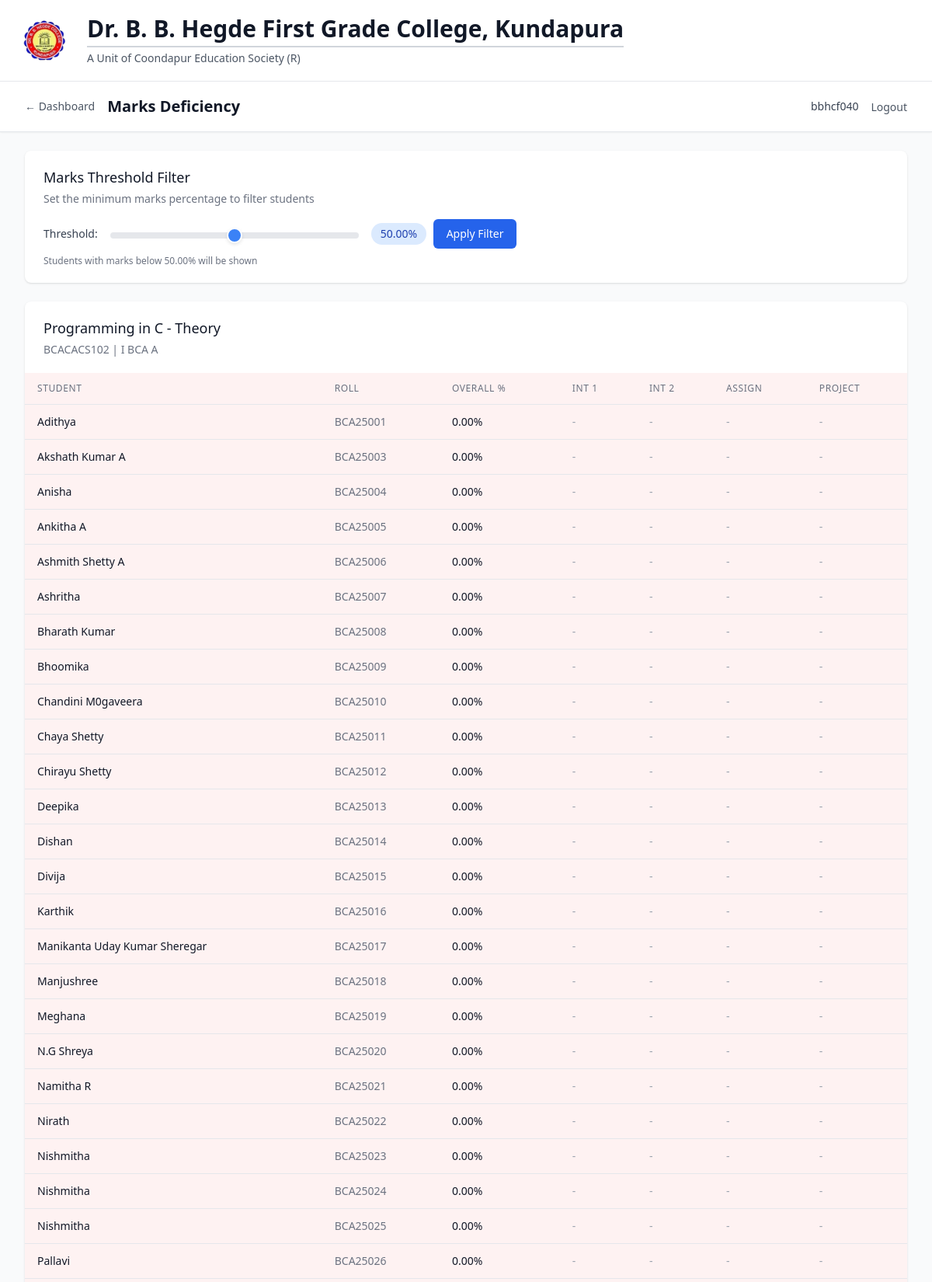
The page /lecturer/reports/marks-deficiency (signed in, upper part) on the database its author committed.
### models/academic.py (models this page shows, shortened)
class Subject(db.Model):
    __tablename__ = 'subject'
    id = db.Column(db.Integer, primary_key=True)
    name = db.Column(db.String(100), nullable=False)
    code = db.Column(db.String(20), nullable=False, index=True)
    course_id = db.Column(db.Integer, db.ForeignKey('course.id'), nullable=False)
    semester = db.Column(db.Integer, nullable=False)
    year = db.Column(db.Integer, nullable=False)
    credits = db.Column(db.Integer, default=3)
    description = db.Column(db.Text, nullable=True)
    created_at = db.Column(db.DateTime, default=datetime.utcnow)
    is_active = db.Column(db.Boolean, default=True)
    assignments = db.relationship('SubjectAssignment', backref='subject', lazy='dynamic')
    enrollments = db.relationship('StudentEnrollment', backref='subject', lazy='dynamic')
    attendance_records = db.relationship('AttendanceRecord', backref='subject', lazy='dynamic')
    monthly_summaries = db.relationship('MonthlyAttendanceSummary', backref='subject', lazy='dynamic')
    student_marks = db.relationship('StudentMarks', backref='subject', lazy='dynamic')
    __table_args__ = (db.UniqueConstraint('code', 'course_id', name='unique_subject_code_per_course'),)
    def get_enrolled_students(self):
        return [enrollment.student for enrollment in self.enrollments.filter_by(is_active=True)]

class Course(db.Model):
    __tablename__ = 'course'
    id = db.Column(db.Integer, primary_key=True)
    name = db.Column(db.String(100), nullable=False)
    code = db.Column(db.String(20), unique=True, nullable=False, index=True)
    description = db.Column(db.Text, nullable=True)
    duration_years = db.Column(db.Integer, default=3, nullable=False)
    total_semesters = db.Column(db.Integer, default=6, nullable=False)
    created_at = db.Column(db.DateTime, default=datetime.utcnow)
    is_active = db.Column(db.Boolean, default=True)
    students = db.relationship('Student', backref='course', lazy='dynamic')
    subjects = db.relationship('Subject', backref='course', lazy='dynamic')

### models/student.py (models this page shows, shortened)
class Student(db.Model):
    __tablename__ = 'student'
    id = db.Column(db.Integer, primary_key=True)
    roll_number = db.Column(db.String(20), unique=True, nullable=False, index=True)
    name = db.Column(db.String(100), nullable=False)
    course_id = db.Column(db.Integer, db.ForeignKey('course.id'), nullable=False)
    academic_year = db.Column(db.Integer, nullable=False)
    current_semester = db.Column(db.Integer, default=1)
    email = db.Column(db.String(120), unique=True, nullable=True)
    phone = db.Column(db.String(15), nullable=True)
    address = db.Column(db.Text, nullable=True)
    date_of_birth = db.Column(db.Date, nullable=True)
    admission_date = db.Column(db.Date, default=datetime.utcnow().date())
    created_at = db.Column(db.DateTime, default=datetime.utcnow)
    is_active = db.Column(db.Boolean, default=True)
    enrollments = db.relationship('StudentEnrollment', backref='student', lazy='dynamic')
    attendance_records = db.relationship('AttendanceRecord', backref='student', lazy='dynamic')
    marks = db.relationship('StudentMarks', backref='student', lazy='dynamic')
    def get_subject_marks_summary(self, subject_id):
        marks = self.marks.filter_by(subject_id=subject_id).all()
        summary = {
            'internal1': {'obtained': 0, 'max': 0},
            'internal2': {'obtained': 0, 'max': 0},
            'assignment': {'obtained': 0, 'max': 0},
            'project': {'obtained': 0, 'max': 0}
        }
        for mark in marks:
            if mark.assessment_type in summary:
                summary[mark.assessment_type]['obtained'] = mark.marks_obtained
                summary[mark.assessment_type]['max'] = mark.max_marks
        return summary

### routes/auth.py (the view)
        def decorated_function(*args, **kwargs):
            if not SessionManager.is_authenticated(session):
                flash('Please log in to access this page', 'error')
                return redirect(url_for('auth.index'))
            if user_type:
                if user_type == 'management' and not SessionManager.is_management(session):
                    flash('Access denied. Management login required.', 'error')
                    return redirect(url_for('auth.management_login'))
                elif user_type == 'lecturer' and not SessionManager.is_lecturer(session):
                    flash('Access denied. Lecturer login required.', 'error')
                    return redirect(url_for('auth.lecturer_login'))
            return f(*args, **kwargs)

### app.py (called while the page is built)
def create_app():
    app = Flask(__name__)
    app.config.from_object(Config)
    db.init_app(app)
    csrf = CSRFProtect(app)
    @app.context_processor
    def inject_csrf_token():
        from flask_wtf.csrf import generate_csrf
        return dict(csrf_token=generate_csrf)
    from routes.auth import auth_bp
    from routes.management import management_bp
    from routes.lecturer import lecturer_bp
    app.register_blueprint(auth_bp)
    app.register_blueprint(management_bp, url_prefix='/management')
    app.register_blueprint(lecturer_bp, url_prefix='/lecturer')
    init_db(app)
    return app

### models/marks.py (called while the page is built)
    @staticmethod
    def get_student_subject_marks(student_id, subject_id):
        return StudentMarks.query.filter_by(
            student_id=student_id,
            subject_id=subject_id
        ).all()

    @staticmethod
    def get_student_overall_percentage(student_id, subject_id):
        marks = StudentMarks.get_student_subject_marks(student_id, subject_id)
        if not marks:
            return 0.0
        total_obtained = sum(mark.marks_obtained for mark in marks)
        total_max = sum(mark.max_marks for mark in marks)
        if total_max == 0:
            return 0.0
        return round((total_obtained / total_max) * 100, 2)

### models/user.py (called while the page is built)
    def get_assigned_subjects(self):
        from datetime import datetime
        current_year = datetime.now().year
        active_assignments_current_year = (
            self.subject_assignments
                .filter_by(academic_year=current_year, is_active=True)
                .all()
        )
        return [assignment.subject for assignment in active_assignments_current_year]

### routes/auth.py (called while the page is built)
@auth_bp.app_context_processor
def inject_user():
    session_info = SessionManager.get_session_info(session)
    if session_info and session_info.get('user_type') == 'lecturer':
        try:
            from services.auth_service import AuthService
            user_obj, _ = AuthService.get_user_info('lecturer', session_info.get('user_id'))
            if user_obj and getattr(user_obj, 'name', None):
                session_info['name'] = user_obj.name
        except Exception:
            pass
    return {
        'current_user': session_info,
        'is_authenticated': SessionManager.is_authenticated(session),
        'is_management': SessionManager.is_management(session),
        'is_lecturer': SessionManager.is_lecturer(session)
    }

### services/auth_service.py (called while the page is built)
    @staticmethod
    def is_management(session):
        return session.get('user_type') == 'management'

### templates/lecturer/marks_deficiency.html (shortened to what this page needs)
{% extends "base.html" %}
{% block content %}
<div class="min-h-screen bg-gray-50">
    <nav class="bg-white shadow-sm border-b border-gray-200">
        <div class="max-w-7xl mx-auto px-4 sm:px-6 lg:px-8">
            <div class="flex justify-between items-center h-16">
                <div class="flex items-center space-x-2 sm:space-x-4 min-w-0 flex-1">
                    <a href="{{ url_for('lecturer.dashboard') }}" class="text-sm text-gray-600 hover:text-black flex-shrink-0">← Dashboard</a>
                    <h1 class="text-sm sm:text-xl font-semibold text-gray-900 truncate">Marks Deficiency</h1>
                </div>
                <div class="hidden md:flex items-center space-x-4">
                    <span class="text-sm text-gray-700">{{ current_user.username }}</span>
                    <form method="POST" action="{{ url_for('auth.logout') }}" class="inline">
                        <button type="submit" class="text-sm text-gray-600 hover:text-black">Logout</button>
                    </form>
                </div>
            </div>
        </div>
    </nav>
    <div class="max-w-7xl mx-auto py-4 sm:py-6 px-4 sm:px-6 lg:px-8">
        <div class="bg-white shadow rounded-lg mb-6">
            <div class="px-4 py-4 sm:py-5 sm:px-6">
                <h3 class="text-base sm:text-lg leading-6 font-medium text-gray-900">Marks Threshold Filter</h3>
                <p class="mt-1 text-sm text-gray-500">Set the minimum marks percentage to filter students</p>
                <div class="mt-4">
                    <div class="flex items-center space-x-4">
                        <label for="threshold-slider" class="text-sm font-medium text-gray-700">Threshold:</label>
                        <div class="flex-1 max-w-xs">
                            <input type="range"
                                   id="threshold-slider"
                                   name="threshold"
                                   min="0"
                                   max="100"
                                   value="{{ threshold }}"
                                   class="w-full h-2 bg-gray-200 rounded-lg appearance-none cursor-pointer slider"
                                   oninput="updateThreshold(this.value)">
                        </div>
                        <div class="w-16">
                            <span id="threshold-value" class="inline-flex items-center px-3 py-1 rounded-full text-sm font-medium bg-blue-100 text-blue-800">
                                {{ "%.2f"|format(threshold) }}%
                            </span>
                        </div>
                        <button onclick="applyFilter()"
                                class="inline-flex items-center px-4 py-2 border border-transparent text-sm font-medium rounded-md text-white bg-blue-600 hover:bg-blue-700 focus:outline-none focus:ring-2 focus:ring-offset-2 focus:ring-blue-500">
                            Apply Filter
                        </button>
                    </div>
                    <div class="mt-2 text-xs text-gray-500">
                        Students with marks below <span id="threshold-text">{{ "%.2f"|format(threshold) }}%</span> will be shown
                    </div>
                </div>
            </div>
        </div>
        {% if deficiency_data %}
        <div class="space-y-4 sm:space-y-6">
            {% for data in deficiency_data %}
            <div class="bg-white shadow rounded-lg">
                <div class="px-4 py-4 sm:py-5 sm:px-6">
                    <h3 class="text-base sm:text-lg leading-6 font-medium text-gray-900 truncate">{{ data.subject.name }}</h3>
                    <p class="mt-1 text-xs sm:text-sm text-gray-500">{{ data.subject.code }} | {{ data.subject.course.name if data.subject.course else 'N/A' }}</p>
                </div>
                <div class="hidden lg:block overflow-x-auto">
                    <table class="min-w-full divide-y divide-gray-200">
                        <thead class="bg-red-50">
                            <tr>
                                <th class="px-4 py-3 text-left text-xs font-medium text-gray-500 uppercase tracking-wider">Student</th>
                                <th class="px-4 py-3 text-left text-xs font-medium text-gray-500 uppercase tracking-wider">Roll</th>
                                <th class="px-4 py-3 text-left text-xs font-medium text-gray-500 uppercase tracking-wider">Overall %</th>
                                <th class="px-4 py-3 text-left text-xs font-medium text-gray-500 uppercase tracking-wider">Int 1</th>
                                <th class="px-4 py-3 text-left text-xs font-medium text-gray-500 uppercase tracking-wider">Int 2</th>
                                <th class="px-4 py-3 text-left text-xs font-medium text-gray-500 uppercase tracking-wider">Assign</th>
                                <th class="px-4 py-3 text-left text-xs font-medium text-gray-500 uppercase tracking-wider">Project</th>
                            </tr>
                        </thead>
                        <tbody class="bg-white divide-y divide-gray-200">
                            {% for student_data in data.deficient_students %}
                            {% set marks_summary = student_data.marks_summary %}
                            <tr class="bg-red-50 hover:bg-red-100">
                                <td class="px-4 py-3 whitespace-nowrap text-sm font-medium text-gray-900">{{ student_data.student.name }}</td>
                                <td class="px-4 py-3 whitespace-nowrap text-sm text-gray-500">{{ student_data.student.roll_number }}</td>
                                <td class="px-4 py-3 whitespace-nowrap text-sm text-gray-900 font-medium">{{ "%.2f"|format(student_data.overall_percentage) }}%</td>
                                <td class="px-4 py-3 whitespace-nowrap text-sm text-gray-900">
                                    {% if marks_summary.internal1.obtained > 0 %}
                                    {{ marks_summary.internal1.obtained }}/{{ marks_summary.internal1.max }}
                                    {% else %}
                                    <span class="text-gray-400">-</span>
                                    {% endif %}
                                </td>
                                <td class="px-4 py-3 whitespace-nowrap text-sm text-gray-900">
                                    {% if marks_summary.internal2.obtained > 0 %}
                                    {{ marks_summary.internal2.obtained }}/{{ marks_summary.internal2.max }}
                                    {% else %}
                                    <span class="text-gray-400">-</span>
                                    {% endif %}
                                </td>
                                <td class="px-4 py-3 whitespace-nowrap text-sm text-gray-900">
                                    {% if marks_summary.assignment.obtained > 0 %}
                                    {{ marks_summary.assignment.obtained }}/{{ marks_summary.assignment.max }}
                                    {% else %}
                                    <span class="text-gray-400">-</span>
                                    {% endif %}
                                </td>
                                <td class="px-4 py-3 whitespace-nowrap text-sm text-gray-900">
                                    {% if marks_summary.project.obtained > 0 %}
                                    {{ marks_summary.project.obtained }}/{{ marks_summary.project.max }}
                                    {% else %}
                                    <span class="text-gray-400">-</span>
                                    {% endif %}
                                </td>
                            </tr>
                            {% endfor %}
                        </tbody>
                    </table>
                </div>
            </div>
            {% endfor %}
        </div>
        {% endif %}
    </div>
</div>
{% endblock %}

### templates/lecturer/marks_deficiency.html (style rules this page uses)
.slider { -webkit-appearance: none; appearance: none; background: #e5e7eb; outline: none; border-radius: 8px; }

### rows shown on the page
Subject: subject.name "Programming in C - Theory", subject.code "BCACACS102"
Course: subject.course "I BCA A"
Student: student.name "Adithya", student.roll_number "BCA25001"
Student: student.name "Akshath Kumar A", student.roll_number "BCA25003"
Student: student.name "Anisha", student.roll_number "BCA25004"
Student: student.name "Ankitha A", student.roll_number "BCA25005"
Student: student.name "Ashmith Shetty A", student.roll_number "BCA25006"
Student: student.name "Ashritha", student.roll_number "BCA25007"
Student: student.name "Bharath Kumar", student.roll_number "BCA25008"
Student: student.name "Bhoomika", student.roll_number "BCA25009"
Student: student.name "Chandini M0gaveera", student.roll_number "BCA25010"
Student: student.name "Chaya Shetty", student.roll_number "BCA25011"
Student: student.name "Chirayu Shetty", student.roll_number "BCA25012"
Student: student.name "Deepika", student.roll_number "BCA25013"
Student: student.name "Dishan", student.roll_number "BCA25014"
Student: student.name "Divija", student.roll_number "BCA25015"
Student: student.name "Karthik", student.roll_number "BCA25016"
Student: student.name "Manikanta Uday Kumar Sheregar", student.roll_number "BCA25017"
Student: student.name "Manjushree", student.roll_number "BCA25018"
Student: student.name "Meghana", student.roll_number "BCA25019"
Student: student.name "N.G Shreya", student.roll_number "BCA25020"
Student: student.name "Namitha R", student.roll_number "BCA25021"
Student: student.name "Nirath", student.roll_number "BCA25022"
Student: student.name "Nishmitha", student.roll_number "BCA25023"
Student: student.name "Nishmitha", student.roll_number "BCA25024"
Student: student.name "Nishmitha", student.roll_number "BCA25025"
Student: student.name "Pallavi", student.roll_number "BCA25026"

### other values the page prints
{{ current_user.username }} "bbhcf040"
{{ "%.2f"|format(threshold) }} "50.00"
{{ "%.2f"|format(student_data.overall_percentage) }} "0.00" "0.00" "0.00" "0.00" "0.00" "0.00" "0.00" "0.00" "0.00" "0.00" "0.00" "0.00" "0.00" "0.00" "0.00" "0.00" "0.00" "0.00" "0.00" "0.00" "0.00" "0.00" "0.00" "0.00" "0.00"
